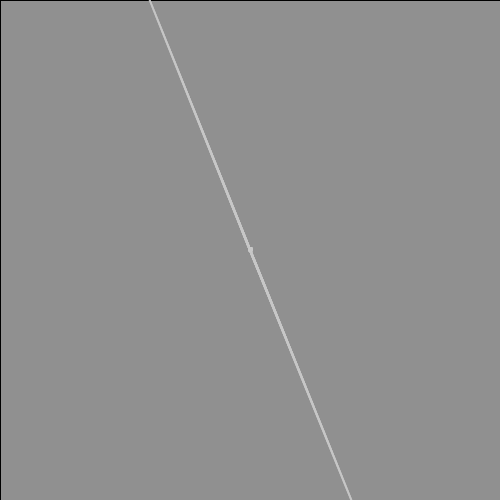
Frame 1 (no input)
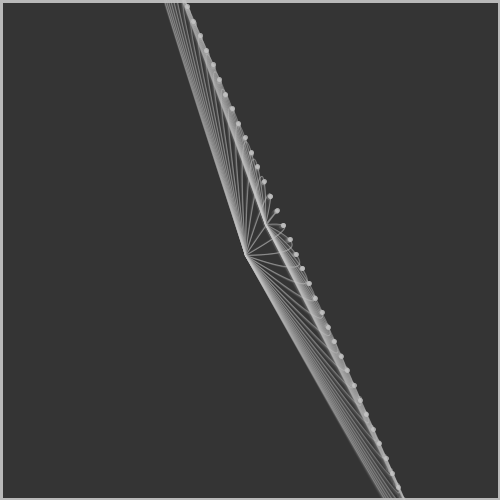
Frame 60 (the mouse pressed at the canvas centre just before this capture)
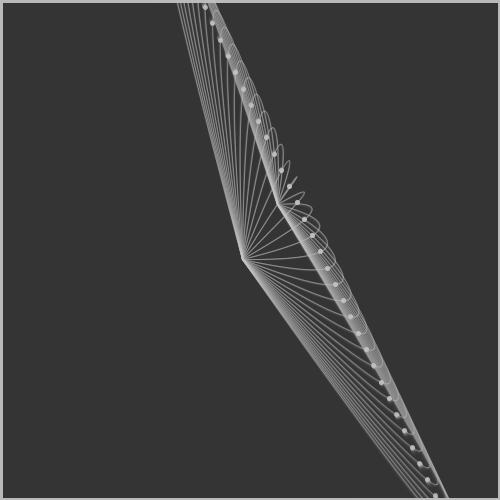
Frame 120 (the mouse held since frame 60 and released just before this capture)

The Processing sketch that drew these frames (run headless with seeded random() and noise(); from frame 60 on, the mouse is pressed at the canvas centre):

// Processing sketch: processing_135697
// ── processing_135697.pde

PVector p0, p1, p2, p3, shift;//four vectors for the bezier and one for shifting iterations
float cx, cy, p0x, p0y, p1x, p1y, p2x, p2y, p3x, p3y;//variables used for lerp
float n;//used in bezier path calculations
float l;//lerp speed

void setup() {
  size(500, 500);
  smooth();
  p0 = rand(width/2, height/2);//four random coordinates for the bezier
  p1 = rand(width/2, height/2);
  p2 = rand(width/2, height/2);
  p3 = rand(width/2, height/2);
  shift = rand(30, 30);//a random vector to offset each iteration of the bezier
  cx = shift.x;//post-lerp x for shift
  cy = shift.y;//post-lerp y for shift
  shift = rand(20, 20);//reset shift so animation starts in motion
  p0x = p1x = p2x = p3x = p0y = p1y = p2y = p3y = 0;//post-lerp bezier coordinates
  n = 0;//at n=0 the point is at p0, as n approaches 1 the point approaches p3
  l = 0.004;//rate at which the point traces the bezier
}

void draw() {
  fill(50, 100);
  rect(0, 0, width, height);
  translate(width/2, height/2);
  if (frameCount % 160 == 0) {//every 160 frames or ~4 seconds
    shift = rand(30, 30);      //randomize shift
  }
  p0x = lerp(p0x, p0.x, l);//move the bezier points gradually to their new positions
  p0y = lerp(p0y, p0.y, l);//I could probably lerp the PVectors directly but tried to limit
  p1x = lerp(p1x, p1.x, l);//use of PVector functions so it would work smoothly in js mode.
  p1y = lerp(p1y, p1.y, l);
  p2x = lerp(p2x, p2.x, l);
  p2y = lerp(p2y, p2.y, l);
  p3x = lerp(p3x, p3.x, l);
  p3y = lerp(p3y, p3.y, l);
  cx = lerp(cx, shift.x, l);//as well as the new shift
  cy = lerp(cy, shift.y, l);
  
  for (int i = -20; i < 20; i++) {//symnetrical(-20 to 20)iteration makes a leaf/ribbon shape
    noFill();
    stroke(200, 100);
    strokeWeight(1);
    bezier(    //draw the beziers
      p0x, p0y,   //the end point coordinates are the same
      p1x + cx*i, p1y + cy*i, // the control point coordinates get shifted
      p2x + cx*i, p2y + cy*i, 
      p3x, p3y);
    
    //B(t)=(1-t)^3 *p1 + 3*(1-t)^2 *t*p2 + 3(1-t)*t^2 *p3 + t^3 *p4  the "bezier formula" (had to google it)
    
    float xe1 = pow((1-n), 3)*p0x;//broken into four parts cause it's a huge formula
    float xe2 = 3*pow((1-n), 2)*n*(p1x + cx*i);
    float xe3 = 3*(1-n)*pow(n, 2)*(p2x + cx*i);
    float xe4 = pow(n, 3)*p3x;
    float x = xe1 + xe2 + xe3 + xe4;

    float ye1 = pow((1-n), 3)*p0y;//solve the formula for both x and y
    float ye2 = 3*pow((1-n), 2)*n*(p1y + cy*i);//add the shift in the appropriate spot
    float ye3 = 3*(1-n)*pow(n, 2)*(p2y + cy*i);
    float ye4 = pow(n, 3)*p3y;
    float y = ye1 + ye2 + ye3 + ye4;
    
    stroke(200, 200);
    strokeWeight(5);
    point(x, y);//draw the points
  }
  if (n > 1) {//randomize bezier points when trace is complete
    p0 = rand(width/2, height/2);
    p1 = rand(width/2, height/2);
    p2 = rand(width/2, height/2);
    p3 = rand(width/2, height/2);
    n = 0;
  }

  n += 0.005;
}

PVector rand(float _x, float _y) {//a function to make random vectors easier
  float x = random(-_x, _x);
  float y = random(-_y, _y);
  PVector r = new PVector(x, y);
  return r;
}
